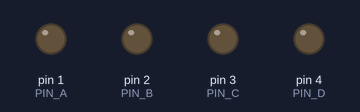
Simulated run of this sketch. Board: Arduino Uno, built with avr-gcc and run on an emulated ATmega328P. Shown: output pins drawn as LEDs (lit = HIGH).

Above: at 5.5 s.
At 7.5 s:
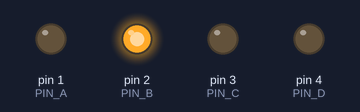
At 8.5 s:
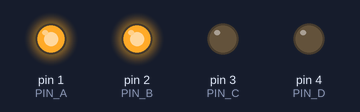
At 10.5 s:
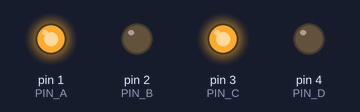
At 13.5 s:
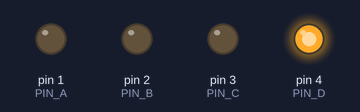
At 16.5 s:
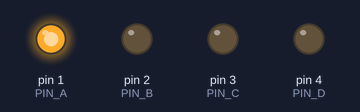
Timing chart, 0 to 18.0 s (numbered marks = the images above):
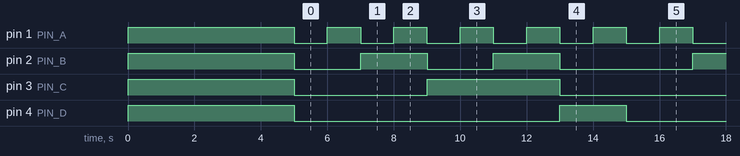

Measured:
- by itself, pin 1 (PIN_A): alternates HIGH for 1.0 s and LOW for 1.0 s
- by itself, pin 2 (PIN_B): repeats every 10.0 s: HIGH 2.0 s, LOW 2.0 s, HIGH 2.0 s, LOW 4.0 s
- by itself, pin 3 (PIN_C): repeats every 10.0 s: HIGH 4.0 s, LOW 6.0 s
- by itself, pin 4 (PIN_D): alternates HIGH for 2.0 s and LOW for 8.0 s

The sketch:

seven_segments.ino
```cpp
#define PIN_A 1
#define PIN_B 2
#define PIN_C 3
#define PIN_D 4


void setup() {
  pinMode(PIN_A, OUTPUT);
  pinMode(PIN_B, OUTPUT);
  pinMode(PIN_C, OUTPUT);
  pinMode(PIN_D, OUTPUT);

  digitalWrite(PIN_A, HIGH);
  digitalWrite(PIN_B, HIGH);
  digitalWrite(PIN_C, HIGH);
  digitalWrite(PIN_D, HIGH);

  delay(5000);
}

void loop() {
  for (byte i = 0; i < 10; i++) {
    digitalWrite(PIN_A, i & B00000001 ? HIGH : LOW);
    digitalWrite(PIN_B, i & B00000010 ? HIGH : LOW);
    digitalWrite(PIN_C, i & B00000100 ? HIGH : LOW);
    digitalWrite(PIN_D, i & B00001000 ? HIGH : LOW);

    delay(1000);
  }

}
```
